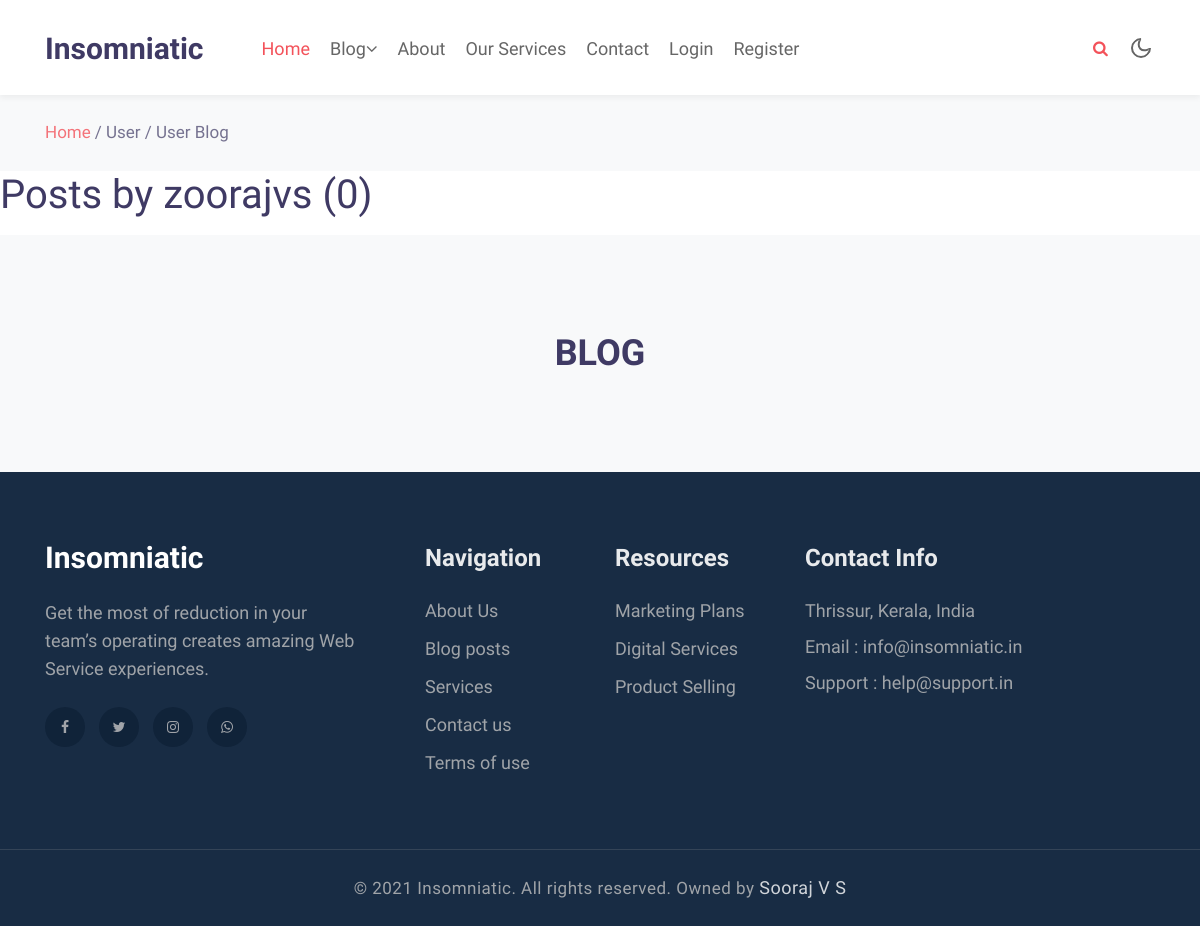
Page /blog/user/zoorajvs on the earlier database version.
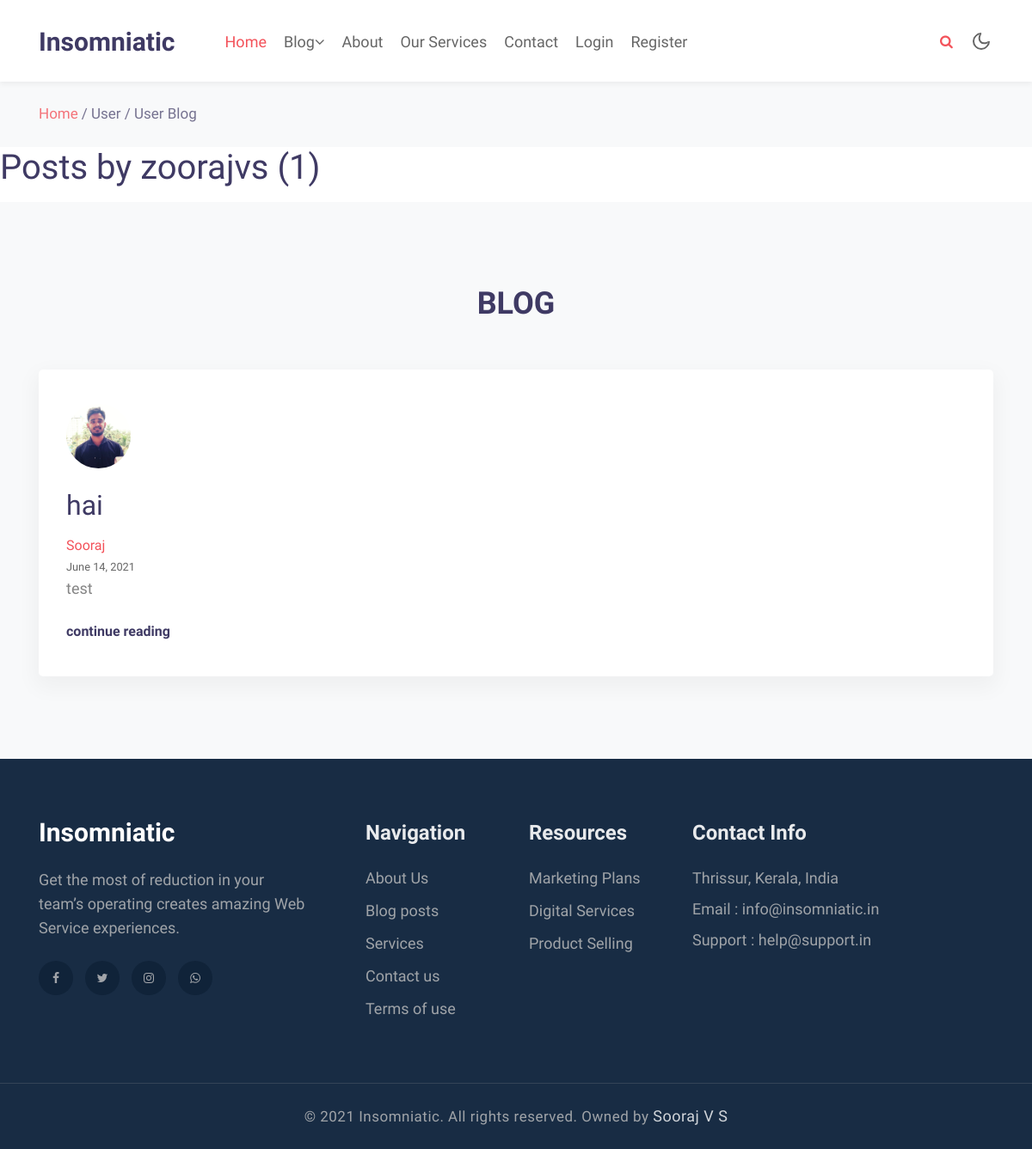
Same page on the later database version.
### blog/models.py (models this page shows, shortened)
class Post(models.Model):
    post_title = models.CharField(max_length=100)
    content = models.TextField()
    content_1 = models.TextField(null=True)
    date_posted = models.DateField(default=timezone.now)
    author = models.ForeignKey(User, on_delete=models.CASCADE)
    Related_to = (
        ('Technology/IT', 'Technology/IT'),
        ('Technology/Electronics', 'Technology/Electronics'),
        ('Technology/Space', 'Technology/Space'),
        ('Technology/Others', 'Technology/Others'),
    )
    type = models.CharField(max_length=25, choices=Related_to, default='Technology/Others')

### users/models.py (models this page shows, shortened)
class Profile(models.Model):
    user = models.OneToOneField(User, on_delete=models.CASCADE)
    image = models.ImageField(default='default.jpg', upload_to='profile_pics')

### blog/views.py (the view)
# urls.py: path('user/<str:username>', UserPostListView.as_view(),name='user-posts'),
class UserPostListView(ListView):
    model = Post
    template_name = 'blog/user_posts.html'  # <app>/<model>_<viewtype>.html
    context_object_name = 'posts'
    extra_context = {'title': 'User / User Blog'}
    ordering = ['-date_posted']
    paginate_by = 2
    def get_queryset(self):
        user = get_object_or_404(User , username=self.kwargs.get('username'))
        return Post.objects.filter(author=user).order_by('-date_posted')

### blog/templates/blog/user_posts.html (shortened to what this page needs)
{% extends 'basic/base.html' %}
{% load static %}
{% block content %}
<h1 class="mb-3">Posts by {{ view.kwargs.username }} ({{ page_obj.paginator.count }})</h1>
<section class="w3l-services-block-3 py-5" id="services">
    <div class="features-main py-lg-5 py-md-3">
        <div class="container">
            <div class="header-section text-center mx-auto">
                <h3 class="title-big">BLOG</h3>
            </div>
            {% for post in posts %}
            <div class="row features mt-lg-4">
               <div class="col-lg-12 col-md-6 feature-grid">
                    <a href="{% url 'post-detail' post.id %}">
                        <div class="feature-body service2">
                            <div class="feature-img">
                                <img width="75" height="75" class="rounded-circle article-img" src="{{ post.author.profile.image.url }}">
                            </div>
                            <div class="feature-info mt-4">
                                <h2 class="feature-titel mb-3"> {{post.post_title}} </h2>
                                <a href="{% url 'user-posts' post.author.username %}" >{{ post.author.first_name }}</a> <br>
                                <small>{{ post.date_posted|date:"F d, Y" }}</small>
                                <p class="feature-text">{{post.content}}
                                </p>
                                <a href="{% url 'post-detail' post.id %}" class="read mt-4 d-block">continue reading</a>
                            </div>
                        </div>
                    </a>
                </div>
            </div>
            {% endfor %}
        </div>
    </div>
</section>
{% endblock content %}

Differences in the rows shown:
added Post: author.profile.image (picture), post_title "hai", author.first_name "Sooraj", date_posted "June 14, 2021", content "test"
Other differences:
{{ page_obj.paginator.count }}: "0" → "1"
